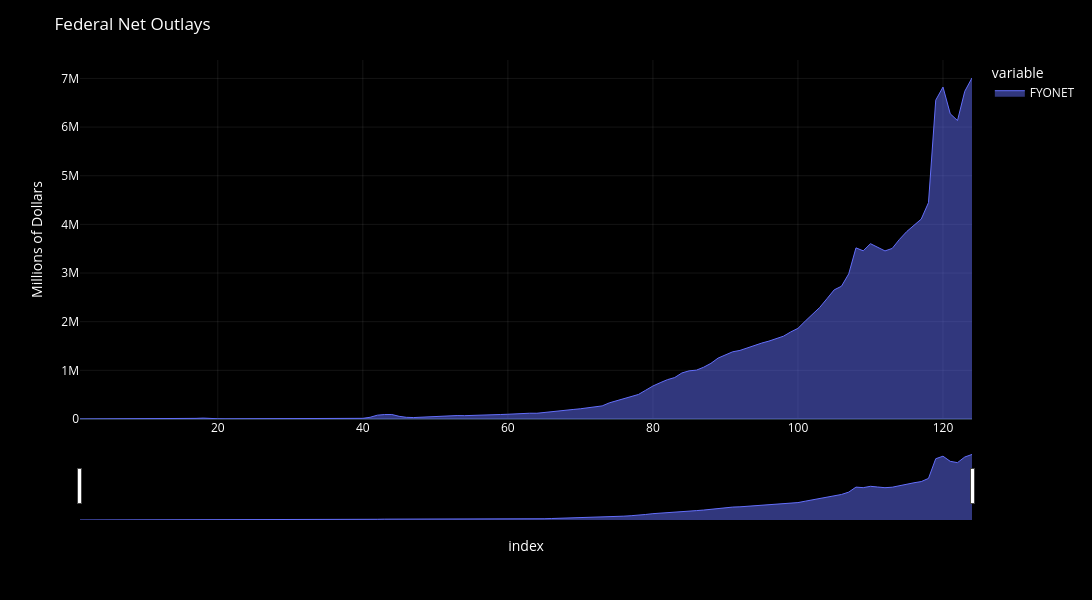

Source (notebook cell):
### Markdown cell above
- **Plot data**

### Code cell
plot_df_chart(
    df[[INDICATOR]],
    chart_title = DICT[INDICATOR]["title"],
    yaxis_title = DICT[INDICATOR]["unit"],
    use_markers=False,
    fill=True
)

### Figure 1 — Plotly figure (JSON) as saved in the notebook; plotly's stock layout.template omitted (floating-point values rounded to 4 significant figures)
{"data": [{"fill": "tozeroy", "hovertemplate": "<b>%{fullData.name}</b><br>%{y:.2f}<extra></extra>", "legendgroup": "FYONET", "line": {"color": "#636efa", "dash": "solid", "width": 1}, "marker": {"symbol": "circle"}, "mode": "lines", "name": "FYONET", "orientation": "v", "showlegend": true, "type": "scatter", "x": [1, 2, 3, 4, 5, 6, 7, 8, 9, 10, 11, 12, 13, 14, 15, 16, 17, 18, 19, 20, 21, 22, 23, 24, 25, 26, 27, 28, 29, 30, 31, 32, 33, 34, 35, 36, 37, 38, 39, 40, 41, 42, 43, 44, 45, 46, 47, 48, 49, 50, 51, 52, 53, 54, 55, 56, 57, 58, 59, 60, 61, 62, 63, 64, 65, 66, 67, 68, 69, 70, 71, 72, 73, 74, 75, 76, 77, 78, 79, 80, 81, 82, 83, 84, 85, 86, 87, 88, 89, 90, 91, 92, 93, 94, 95, 96, 97, 98, 99, 100, 101, 102, 103, 104, 105, 106, 107, 108, 109, 110, 111, 112, 113, 114, 115, 116, 117, 118, 119, 120, 121, 122, 123, 124], "xaxis": "x", "y": [485, 517, 584, 567, 570, 579, 659, 694, 694, 691, 690, 715, 726, 746, 713, 1954, 12677, 18493, 6358, 5062, 3289, 3140, 2908, 2924, 2930, 2857, 2961, 3127, 3320, 3577, 4659, 4598, 6541, 6412, 8228, 7580, 6840, 9141, 9468, 13653, 35137, 78555, 91304, 92712, 55232, 34496, 29764, 38835, 42562, 45514, 67686, 76101, 70855, 68444, 70640, 76578, 82405, 92098, 92191, 97723, 106821, 111316, 118528, 118228, 134532, 157464, 178134, 183640, 195649, 210172, 230681, 245707, 269359, 332332, 371792, 409218, 458746, 504028, 590941, 678241, 745743, 808364, 851805, 946344, 990382, 1004017, 1064416, 1143743, 1252993, 1324226, 1381529, 1409386, 1461752, 1515742, 1560484, 1601116, 1652458, 1701842, 1788950, 1862846, 2010894, 2159899, 2292841, 2471957, 2655050, 2728686, 2982544, 3517677, 3457079, 3603065, 3526563, 3454881, 3506284, 3691850, 3852615, 3981634, 4108981, 4446952, 6553620, 6822461, 6273259, 6134526, 6734896, 7009974], "yaxis": "y"}], "layout": {"dragmode": "zoom", "font": {"color": "white", "size": 12}, "height": 600, "legend": {"bgcolor": "rgba(0,0,0,0)", "itemclick": "toggle", "itemdoubleclick": "toggleothers", "title": {"text": "variable"}, "tracegroupgap": 0}, "margin": {"t": 60}, "paper_bgcolor": "black", "plot_bgcolor": "black", "title": {"text": "Federal Net Outlays"}, "width": 1300, "xaxis": {"anchor": "y", "domain": [0, 1], "gridcolor": "rgba(255,255,255,0.08)", "rangeslider": {"visible": true}, "showgrid": true, "title": {"text": "index"}}, "yaxis": {"anchor": "x", "domain": [0, 1], "fixedrange": false, "gridcolor": "rgba(255,255,255,0.08)", "showgrid": true, "title": {"text": "Millions of Dollars"}}}}
